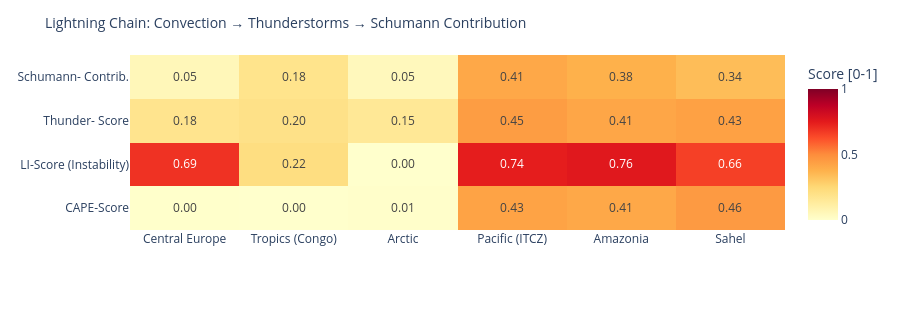

Notebook code cell kept with this figure:
### Code cell
# ============================================================
# LIGHTNING CHAIN: Convection → Thunderstorms → Schumann
# Shows the causal chain per measurement point as heatmap
# ============================================================

def cape_score(v):
    """CAPE → normalized score [0,1]"""
    if v is None or pd.isna(v): return 0.0
    return min(1.0, float(v) / 3000)

def li_score(v):
    """Lifted Index: negative = unstable → score [0,1]"""
    if v is None or pd.isna(v): return 0.3
    return min(1.0, max(0.0, (-float(v) + 6) / 12))

def cloud_score(v):
    if v is None or pd.isna(v): return 0.3
    return float(v) / 100

def thunder_score(row):
    """Kombinierter Gewitterwahrscheinlichkeits-Score
    CAPE + LI + Bedeckung + WMO-Gewitter + konvektiver Niederschlag (showers)
    Hinweis: X-Ray und Kp sind kein Bestandteil – nur geomagn./solarer Kontext.
    """
    cs = cape_score(row.get('cape'))
    ls = li_score(row.get('li'))
    cl = cloud_score(row.get('cloud'))
    t  = 1.0 if row.get('thunderstorm') else 0.0
    # Convective precipitation (showers) as additional indicator
    sh = min(1.0, (row.get('showers') or 0) / 5.0)
    return round(cs * 0.30 + ls * 0.25 + cl * 0.15 + t * 0.20 + sh * 0.10, 3)

def schumann_contribution(t_score, lat):
    """Schumann contribution: higher in tropics (±30°), scaled by thunderstorm score"""
    lat_weight = max(0.3, 1.0 - abs(lat) / 60)
    return round(t_score * lat_weight, 3)

df_atm['cape_score']   = df_atm.apply(lambda r: cape_score(r['cape']), axis=1)
df_atm['li_score']     = df_atm.apply(lambda r: li_score(r['li']),    axis=1)
df_atm['thunder_score']= df_atm.apply(lambda r: thunder_score(r.to_dict()), axis=1)
df_atm['schumann_contribution'] = df_atm.apply(
    lambda r: schumann_contribution(r['thunder_score'], r['lat']), axis=1)

metrics = ['cape_score', 'li_score', 'thunder_score', 'schumann_contribution']
labels  = ['CAPE-Score', 'LI-Score\n(Instability)', 'Thunder-\nScore', 'Schumann-\nContrib.']
z_data  = [df_atm[m].tolist() for m in metrics]

fig = go.Figure(go.Heatmap(
    z=z_data,
    x=df_atm['point'].tolist(),
    y=labels,
    colorscale='YlOrRd',
    zmin=0, zmax=1,
    text=[[f'{v:.2f}' for v in row] for row in z_data],
    texttemplate='%{text}', textfont=dict(size=12),
    colorbar=dict(title='Score [0-1]')
))
fig.update_layout(
    title=dict(text='Lightning Chain: Convection → Thunderstorms → Schumann Contribution', font=dict(size=14)),
    height=310,
    plot_bgcolor='rgba(0,0,0,0)', paper_bgcolor='rgba(0,0,0,0)',
    margin=dict(l=130, r=80, t=55, b=80)
)
fig.show()

### Figure 1 — Plotly figure (JSON) as saved in the notebook; plotly's stock layout.template omitted (floating-point values rounded to 4 significant figures)
{"data": [{"colorbar": {"title": {"text": "Score [0-1]"}}, "colorscale": [[0.0, "rgb(255,255,204)"], [0.125, "rgb(255,237,160)"], [0.25, "rgb(254,217,118)"], [0.375, "rgb(254,178,76)"], [0.5, "rgb(253,141,60)"], [0.625, "rgb(252,78,42)"], [0.75, "rgb(227,26,28)"], [0.875, "rgb(189,0,38)"], [1.0, "rgb(128,0,38)"]], "text": [["0.00", "0.00", "0.01", "0.43", "0.41", "0.46"], ["0.69", "0.22", "0.00", "0.74", "0.76", "0.66"], ["0.18", "0.20", "0.15", "0.45", "0.41", "0.43"], ["0.05", "0.18", "0.05", "0.41", "0.38", "0.34"]], "textfont": {"size": 12}, "texttemplate": "%{text}", "type": "heatmap", "x": ["Central Europe", "Tropics (Congo)", "Arctic", "Pacific (ITCZ)", "Amazonia", "Sahel"], "y": ["CAPE-Score", "LI-Score\n(Instability)", "Thunder-\nScore", "Schumann-\nContrib."], "z": [[0.003333, 0.0, 0.006667, 0.4267, 0.41, 0.4567], [0.6917, 0.2167, 0.0, 0.7417, 0.7583, 0.6583], [0.18, 0.197, 0.154, 0.445, 0.415, 0.434], [0.054, 0.184, 0.046, 0.408, 0.38, 0.34]], "zmax": 1, "zmin": 0}], "layout": {"height": 310, "margin": {"b": 80, "l": 130, "r": 80, "t": 55}, "paper_bgcolor": "rgba(0,0,0,0)", "plot_bgcolor": "rgba(0,0,0,0)", "title": {"font": {"size": 14}, "text": "Lightning Chain: Convection → Thunderstorms → Schumann Contribution"}}}
